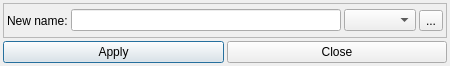
<?xml version="1.0" encoding="UTF-8"?>
<ui version="4.0">
 <class>DialogRename</class>
 <widget class="QDialog" name="DialogRename">
  <property name="geometry">
   <rect>
    <x>0</x>
    <y>0</y>
    <width>450</width>
    <height>66</height>
   </rect>
  </property>
  <property name="minimumSize">
   <size>
    <width>0</width>
    <height>66</height>
   </size>
  </property>
  <property name="maximumSize">
   <size>
    <width>16777215</width>
    <height>66</height>
   </size>
  </property>
  <property name="windowTitle">
   <string>Rename</string>
  </property>
  <layout class="QGridLayout" name="gridLayout">
   <property name="leftMargin">
    <number>3</number>
   </property>
   <property name="topMargin">
    <number>3</number>
   </property>
   <property name="rightMargin">
    <number>3</number>
   </property>
   <property name="bottomMargin">
    <number>3</number>
   </property>
   <property name="spacing">
    <number>3</number>
   </property>
   <item row="0" column="0" colspan="2">
    <widget class="QFrame" name="frame">
     <property name="frameShape">
      <enum>QFrame::StyledPanel</enum>
     </property>
     <property name="frameShadow">
      <enum>QFrame::Raised</enum>
     </property>
     <layout class="QHBoxLayout" name="horizontalLayout">
      <property name="spacing">
       <number>3</number>
      </property>
      <property name="leftMargin">
       <number>3</number>
      </property>
      <property name="topMargin">
       <number>3</number>
      </property>
      <property name="rightMargin">
       <number>3</number>
      </property>
      <property name="bottomMargin">
       <number>3</number>
      </property>
      <item>
       <widget class="QLabel" name="label">
        <property name="text">
         <string>New name:</string>
        </property>
       </widget>
      </item>
      <item>
       <widget class="QLineEdit" name="lineEditName"/>
      </item>
      <item>
       <widget class="QComboBox" name="comboBoxExtension">
        <property name="baseSize">
         <size>
          <width>72</width>
          <height>0</height>
         </size>
        </property>
       </widget>
      </item>
      <item>
       <widget class="QToolButton" name="toolButtonExtMore">
        <property name="text">
         <string>...</string>
        </property>
       </widget>
      </item>
     </layout>
    </widget>
   </item>
   <item row="1" column="0">
    <widget class="QPushButton" name="cmdApply">
     <property name="text">
      <string>Apply</string>
     </property>
    </widget>
   </item>
   <item row="1" column="1">
    <widget class="QPushButton" name="cmdClose">
     <property name="text">
      <string>Close</string>
     </property>
    </widget>
   </item>
  </layout>
 </widget>
 <layoutdefault spacing="6" margin="11"/>
 <resources/>
 <connections/>
</ui>
